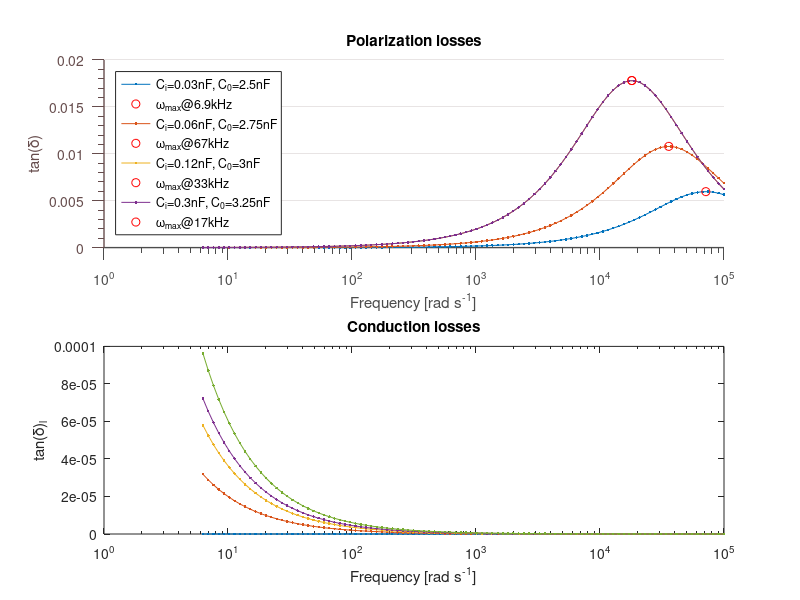

Write MATLAB code to recreate this figure.
%Plots


%Werte der Bauteile
Ci=[0.03*10^-9 0.06*10^-9 0.12*10^-9 0.12*10^-9];
Ri=470*10^3;
Rinf=1*10^12;
Czero=[2.5*10^-9 2.75*10^-9 3.31*10^-9 3.31*10^-9];

w=2*pi*logspace(0,4.2,100);

tandpol=zeros(100);
length(tandpol)
length(w)
tandpol(:,1)=w;
for i=1:4
tandpol(:,i)=(w.*Ci(i)*Ri.*Ci(i)/Czero(i))./((1+Ci(i)/Czero(i))+w.^2.*(Ci(i)*Ri).^2);
end
figure
subplot(2,1,1)



%semilogx(f,tandpol(:,4), '.-')
hold on
%plot(sqrt(1+Ci(4)/Czero(4))/(Ci(4)*Ri),(0.5*Ci(4)/Czero(4))/(sqrt(1+Ci(4)/Czero(4))), 'ro');
for i=1:4
semilogx(w,tandpol(:,i), '.-')
plot(sqrt(1+Ci(i)/Czero(i))/(Ci(i)*Ri),(0.5*Ci(i)/Czero(i))/(sqrt(1+Ci(i)/Czero(i))), 'ro');
(sqrt(1+Ci(4)/Czero(4))/(Ci(4)*Ri))
end


title('Polarization losses');
xlabel('Frequency [rad s^{-1}]')
ylabel('tan(δ)')
hlegend= legend('C_i=0.03nF, C_{0}=2.5nF','ω_{max}@6.9kHz','C_i=0.06nF, C_{0}=2.75nF', ...
    'ω_{max}@67kHz','C_i=0.12nF, C_{0}=3nF','ω_{max}@33kHz','C_i=0.3nF, C_{0}=3.25nF','ω_{max}@17kHz', 'Location', 'northwest')


hText   = text(10, 0.0275, ...
  sprintf('\\it{Ri = 500 kΩ}'));
hText   = text(10, 0.0325, ...
  sprintf('\\it{R_{∞} = 10 MΩ }'));


set(gca, ...
  'Box'         , 'off'     , ...
  'TickDir'     , 'out'     , ...
  'TickLength'  , [.02 .02] , ...
  'XMinorTick'  , 'on'      , ...
  'YMinorTick'  , 'on'      , ...
  'YGrid'       , 'on'      , ...
  'XColor'      , [.3 .3 .3], ...
  'YColor'      , [.4 .3 .3], ...
  'YTick'       , 0:0.005:8, ...
  'LineWidth'   , 1         );


tandlleit=zeros(100);
tandlleit(:,1)=w;

for i=1:4
tandlleit(:,i)=i*(w.^2.*((Ci(i)*Ri)^2)+1)./(w.*Czero(i)*Rinf.*(2.+w.^2.*(Ci(i)*Ri)^2));
end
subplot(2,1,2)
semilogx(w,tandlleit(:,5), '.-')

hold on
for i=1:4
semilogx(w,tandlleit(:,i), '.-')
end
title('Conduction losses');
xlabel('Frequency [rad s^{-1}]')
ylabel('tan(δ)_{l}')



%subplot(3,1,3)
%plot(w,tandlleit+tandpol, '.-')
%title('Combined losses');
%[M,I]=max(tandlleit+tandpol);
%hold on
%plot(w(I),M,'ro')


